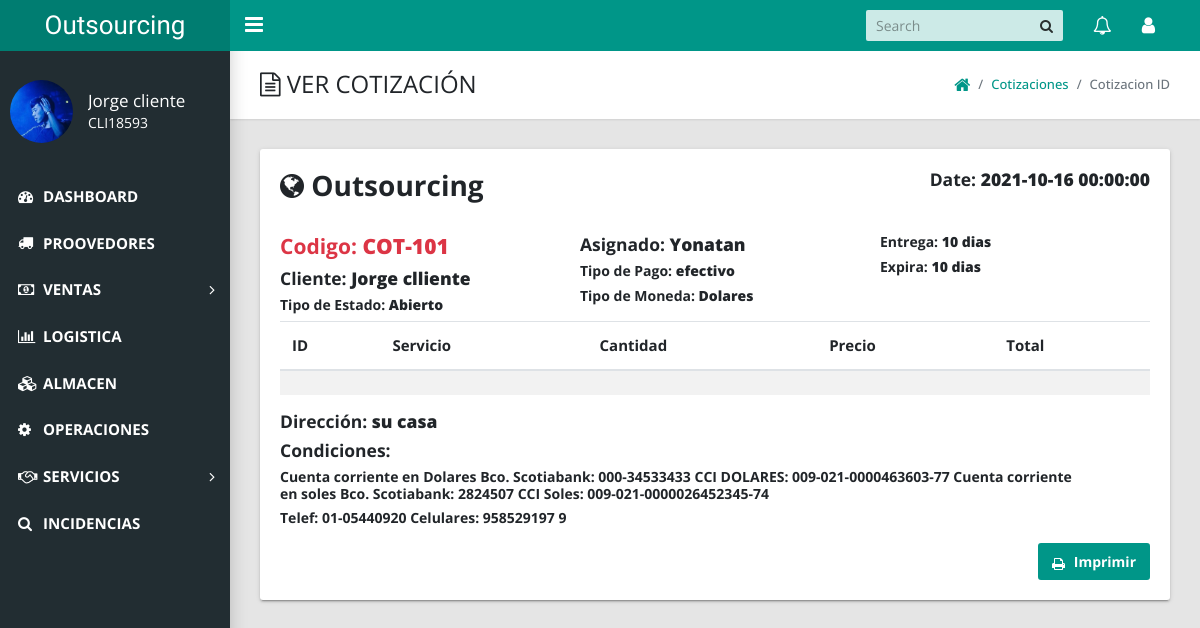
/admin/index.php?action=view_cotizacion_id&cot_codigo=COT-101 (signed in), run on an earlier commit of the app's database.
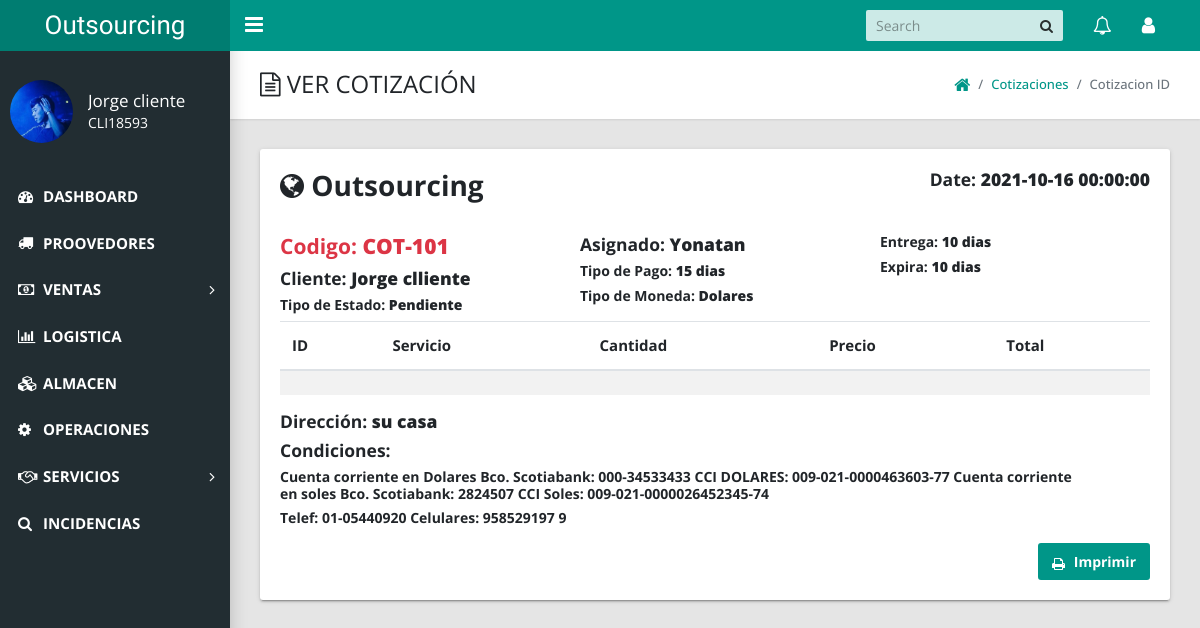
And on a later commit of the database.
### tables this page shows
CREATE TABLE `cotizacion` (
  `cot_id` int(11) NOT NULL,
  `cot_codigo` varchar(20) NOT NULL,
  `cot_cliente` varchar(50) NOT NULL,
  `cot_asignado` varchar(50) NOT NULL,
  `cot_estado` varchar(50) NOT NULL,
  `cot_pago` varchar(20) NOT NULL,
  `cot_moneda` varchar(20) NOT NULL,
  `cot_entrega` varchar(20) NOT NULL,
  `cot_expira` varchar(20) NOT NULL,
  `cot_direccion` varchar(100) NOT NULL,
  `cot_condicion` text NOT NULL,
  `cot_pie` varchar(50) NOT NULL,
  `cot_fecha` datetime NOT NULL DEFAULT current_timestamp()
);

### admin/includes/cotizaciones/ver_cotizacione_id.php (the view)
<link href="styles/ver.css" type="text/css" rel="stylesheet">
<?php if($_SESSION['role'] != 7 AND $_SESSION['role'] != 17 AND $_SESSION['role'] != 5 ){
  echo "<script>alert('No puedes acceder acá ')</script>";
  echo "<script>window.open('index.php?logged_in=Logueaste%20correctamente!','_self')</script>";
}else{
  ?>
<main class="app-content">
      <div class="app-title">
        <div>
          <h1><i class="fa fa-file-text-o"></i> VER COTIZACIÓN</h1>
        </div>
         <ul class="app-breadcrumb breadcrumb side">
          <li class="breadcrumb-item"><a href="index.php?logged_in=Logueaste%20correctamente!"><i class="fa fa-home fa-lg"></i></a></li>
          <li class="breadcrumb-item"><a href="index.php?action=view_cotizacion">Cotizaciones</a></li>
          <li class="breadcrumb-item active">Cotizacion ID</li>
        </ul>
      </div>
      <div class="row"  style="font-size: 15px;">
        <div class="col-md-12">
          <div class="tile">
            <?php
            $edit_cat = mysqli_query($conexion, "select * from cotizacion where cot_codigo='$_GET[cot_codigo]'");
            $fetch_cat = mysqli_fetch_array($edit_cat);
            ?>
            <section class="invoice">
              <div class="row mb-4">
                <div class="col-6">
                  <h2 class="page-header"><i class="fa fa-globe"></i> Outsourcing</h2>
                </div>
                <div class="col-6">
                  <h5 class="text-right">Date: <b><?php echo $fetch_cat['cot_fecha']; ?></b></h5>
                </div>
              </div>
              <div class="row invoice-info">
                <div class="col-4">
                  <h4 style="color:#dc3545;">Codigo: <b><?php echo $fetch_cat['cot_codigo'];?></b></h4>
                  <h5>Cliente: <b><?php echo $fetch_cat['cot_cliente'];?></b></h5>
                  <h6>Tipo de Estado: <b><?php echo $fetch_cat['cot_estado'];?></b></h6>
                </div>
                <div class="col-4">
                 <h5>Asignado: <b><?php echo $fetch_cat['cot_asignado'];?></b></h5>
                 <h6>Tipo de Pago: <b><?php echo $fetch_cat['cot_pago'];?></b></h6>
                 <h6>Tipo de Moneda: <b><?php echo $fetch_cat['cot_moneda'];?></b></h6>
               </div>
               <div class="col-4">
                <h6>Entrega: <b><?php echo $fetch_cat['cot_entrega'];?></b></h6>
                <h6>Expira: <b><?php echo $fetch_cat['cot_expira'];?></b></h6>
              </div>
              </div>
              <div class="row">
                <div class="col-12 table-responsive">
                  <table class="table table-striped">
                    <thead>
                      <tr>
                        <th>ID</th>
                        <th>Servicio</th>
                        <th>Cantidad</th>
                        <th>Precio</th>
                        <th>Total</th>
                      </tr>
                    </thead>
                    <tbody>
                      <tr>
                        <td></td>
                        <td></td>
                        <td></td>
                        <td></td>
                        <td></td>
                      </tr>
                    </tbody>
                  </table>
                </div>
              </div>
              <div class="row invoice-info">
                <div class="col-6">
                  <h5>Dirección: <b><?php echo $fetch_cat['cot_direccion'];?></b></h5>
                </div>
                <div class="col-11">
                  <h5>Condiciones: <br></h5>
                   <h6><?php echo $fetch_cat['cot_condicion'];?></h6>
                </div>
                <div class="col-8">
                  <h6><?php echo $fetch_cat['cot_pie'];?></h6>
                </div>
              </div>
              <div class="row d-print-none mt-2">
                <div class="col-12 text-right"><a class="btn btn-primary" href="javascript:window.print();" target="_blank"><i class="fa fa-print"></i> Imprimir</a></div>
              </div>
            </section>
          </div>
        </div>
      </div>
    </main>
<?php } ?>

What changed in the data, as far as the page shows it:
changed cotizacion "COT-101": cot_estado "Abierto" → "Pendiente"; cot_pago "efectivo" → "15 dias"
